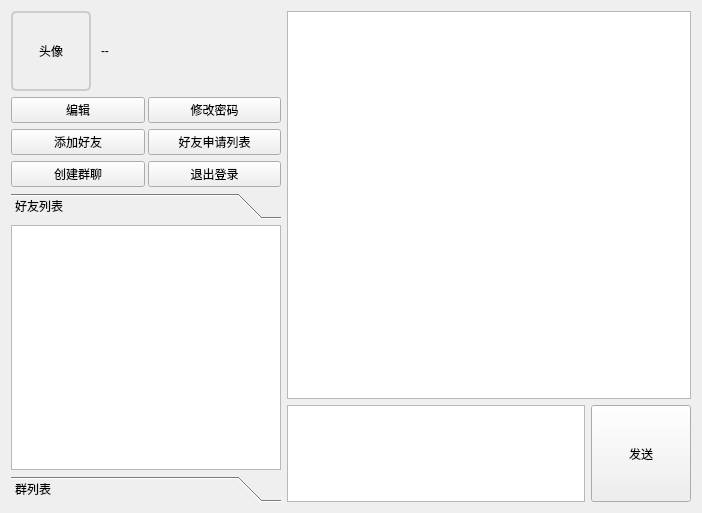
<?xml version="1.0" encoding="UTF-8"?>
<ui version="4.0">
 <class>MainPage</class>
 <widget class="QWidget" name="MainPage">
  <property name="geometry">
   <rect>
    <x>0</x>
    <y>0</y>
    <width>702</width>
    <height>513</height>
   </rect>
  </property>
  <property name="windowTitle">
   <string>Form</string>
  </property>
  <layout class="QHBoxLayout" name="horizontalLayout_2" stretch="2,3">
   <property name="spacing">
    <number>6</number>
   </property>
   <item>
    <layout class="QVBoxLayout" name="verticalLayout">
     <item>
      <layout class="QHBoxLayout" name="horizontalLayout_avatar">
       <property name="spacing">
        <number>10</number>
       </property>
       <item>
        <widget class="QLabel" name="lbAvatar">
         <property name="sizePolicy">
          <sizepolicy hsizetype="Fixed" vsizetype="Fixed">
           <horstretch>0</horstretch>
           <verstretch>0</verstretch>
          </sizepolicy>
         </property>
         <property name="minimumSize">
          <size>
           <width>80</width>
           <height>80</height>
          </size>
         </property>
         <property name="maximumSize">
          <size>
           <width>80</width>
           <height>80</height>
          </size>
         </property>
         <property name="styleSheet">
          <string notr="true">border: 2px solid #CCCCCC; border-radius: 5px;</string>
         </property>
         <property name="alignment">
          <set>Qt::AlignCenter</set>
         </property>
         <property name="text">
          <string>头像</string>
         </property>
        </widget>
       </item>
       <item>
        <widget class="QLabel" name="lbInfo">
         <property name="text">
          <string>--</string>
         </property>
        </widget>
       </item>
      </layout>
     </item>
     <item>
      <layout class="QGridLayout" name="gridLayout_2">
       <property name="horizontalSpacing">
        <number>3</number>
       </property>
       <property name="verticalSpacing">
        <number>6</number>
       </property>
       <item row="0" column="0">
        <widget class="QPushButton" name="btnEditInfo">
         <property name="text">
          <string>编辑</string>
         </property>
        </widget>
       </item>
       <item row="0" column="1">
        <widget class="QPushButton" name="btnChangePassword">
         <property name="text">
          <string>修改密码</string>
         </property>
        </widget>
       </item>
       <item row="1" column="0">
         <widget class="QPushButton" name="btnFindUser">
          <property name="text">
           <string>添加好友</string>
          </property>
         </widget>
        </item>
        <item row="1" column="1">
         <widget class="QPushButton" name="btnFriendReq">
          <property name="text">
           <string>好友申请列表</string>
          </property>
         </widget>
        </item>
        <item row="2" column="0">
         <widget class="QPushButton" name="btnCreateGroup">
          <property name="text">
           <string>创建群聊</string>
          </property>
         </widget>
        </item>
        <item row="2" column="1">
         <widget class="QPushButton" name="btnLogout">
          <property name="text">
           <string>退出登录</string>
          </property>
         </widget>
        </item>
       </layout>
     </item>
     <item>
      <widget class="QToolBox" name="toolBox">
       <property name="currentIndex">
        <number>0</number>
       </property>
       <widget class="QWidget" name="page">
        <property name="geometry">
         <rect>
          <x>0</x>
          <y>0</y>
          <width>267</width>
          <height>327</height>
         </rect>
        </property>
        <attribute name="label">
         <string>好友列表</string>
        </attribute>
        <layout class="QGridLayout" name="gridLayout">
         <property name="leftMargin">
          <number>0</number>
         </property>
         <property name="topMargin">
          <number>0</number>
         </property>
         <property name="rightMargin">
          <number>0</number>
         </property>
         <property name="bottomMargin">
          <number>0</number>
         </property>
         <item row="0" column="0">
          <widget class="QListWidget" name="lwFriendList"/>
         </item>
        </layout>
       </widget>
       <widget class="QWidget" name="page_2">
        <property name="geometry">
         <rect>
          <x>0</x>
          <y>0</y>
          <width>267</width>
          <height>327</height>
         </rect>
        </property>
        <attribute name="label">
         <string>群列表</string>
        </attribute>
        <layout class="QGridLayout" name="gridLayout_3">
         <property name="leftMargin">
          <number>0</number>
         </property>
         <property name="topMargin">
          <number>0</number>
         </property>
         <property name="rightMargin">
          <number>0</number>
         </property>
         <property name="bottomMargin">
          <number>0</number>
         </property>
         <item row="0" column="0">
          <widget class="QListWidget" name="lwGroupList"/>
         </item>
        </layout>
       </widget>
      </widget>
     </item>
    </layout>
   </item>
   <item>
    <layout class="QVBoxLayout" name="verticalLayout_2" stretch="4,1">
     <property name="spacing">
      <number>6</number>
     </property>
     <item>
      <widget class="QTextBrowser" name="tbReadData"/>
     </item>
     <item>
      <layout class="QHBoxLayout" name="horizontalLayout">
       <item>
        <widget class="QTextEdit" name="teSendData"/>
       </item>
       <item>
        <widget class="QPushButton" name="btnSend">
         <property name="sizePolicy">
          <sizepolicy hsizetype="Minimum" vsizetype="Preferred">
           <horstretch>0</horstretch>
           <verstretch>0</verstretch>
          </sizepolicy>
         </property>
         <property name="minimumSize">
          <size>
           <width>100</width>
           <height>0</height>
          </size>
         </property>
         <property name="text">
          <string>发送</string>
         </property>
        </widget>
       </item>
      </layout>
     </item>
    </layout>
   </item>
  </layout>
 </widget>
 <resources/>
 <connections/>
</ui>
